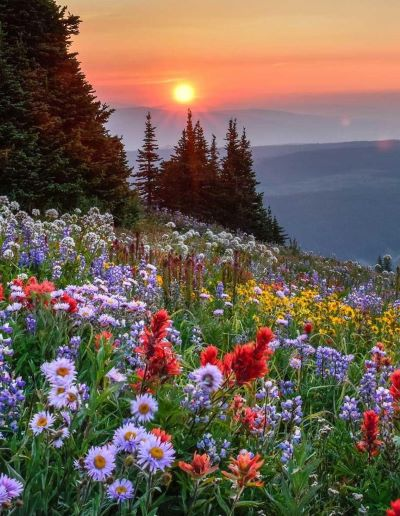
#> input picture gambar1.jpg, 400 x 516 px
$ python FilterLaplacianDomainFrequency.py   (older library calls are emulated)
#> lines starting #> are read from the running program, lines starting #| are printed output that depends on the picture
import cv2
import numpy as np
from numpy.fft import fft2, fftshift, ifft2

img = cv2.imread('gambar1.jpg', cv2.IMREAD_GRAYSCALE)
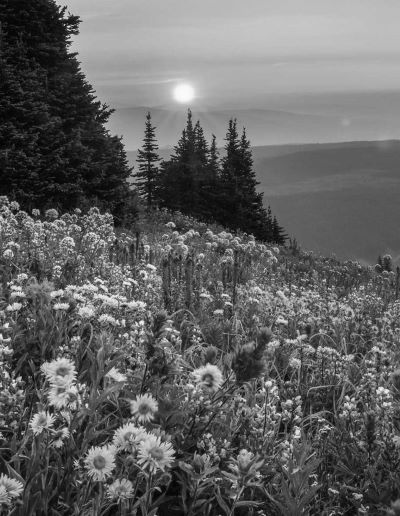
#> img: shape (516, 400); min 0, max 253, mean 98.8

f = fftshift(fft2(img))

rows, cols = img.shape
#> rows = 516; cols = 400
x = np.linspace(-cols/2, cols/2, cols)
#> x = 400 values from -200 to 200
y = np.linspace(-rows/2, rows/2, rows)
#> y = 516 values from -258 to 258
xx, yy = np.meshgrid(x, y)

radius = 10
L = -4 * np.pi ** 2 * (xx ** 2 + yy ** 2) / (rows ** 2 + cols ** 2)
H = np.exp(L * radius ** 2)

filtered_f = f * H

filtered_img = np.real(ifft2(fftshift(filtered_f)))
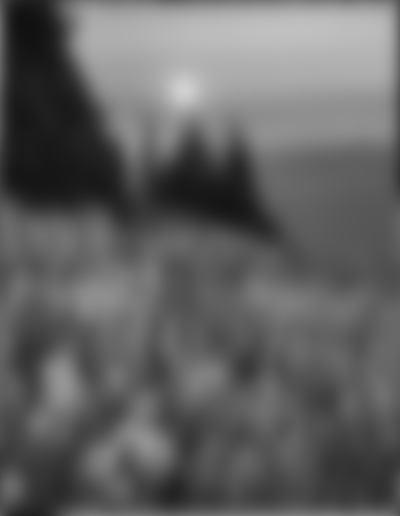
#> filtered_img: shape (516, 400) float64; min 17.31, max 208.7, mean 98.4

filtered_img = cv2.normalize(filtered_img, None, 0, 255, cv2.NORM_MINMAX, dtype=cv2.CV_8U)
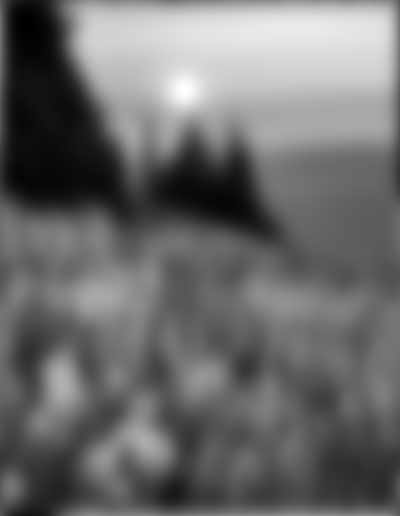
#> filtered_img: shape (516, 400); min 0, max 255, mean 108

cv2.imshow('Original Image', img)
cv2.imshow('Laplacian Filtered Image', filtered_img)
cv2.waitKey(0)
cv2.destroyAllWindows()
